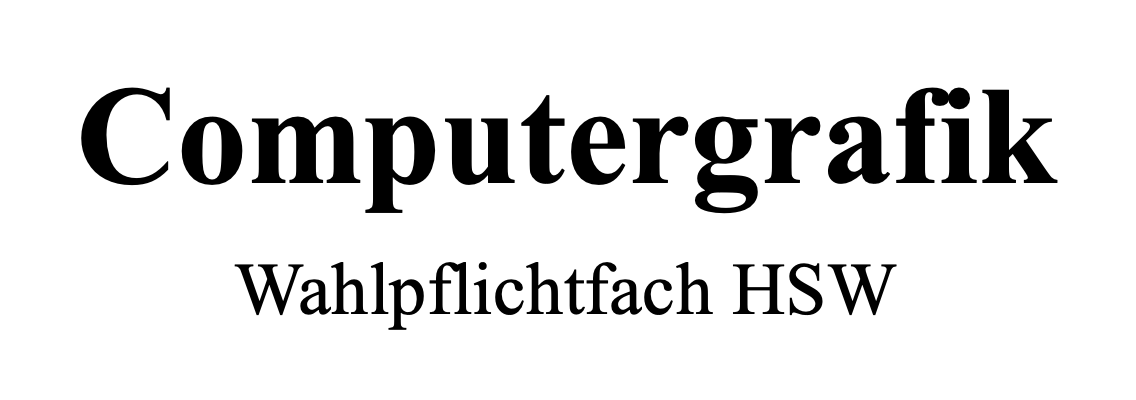
#> input picture u0-vorlesung-uebungen/example/schriftzug.png, 1136 x 400 px
$ python 07_morphologische_operationen.py
#> lines starting #> are read from the running program, lines starting #| are printed output that depends on the picture
import numpy as np
import cv2
import json
from matplotlib import pyplot as plt

image_src = cv2.imread('../example/schriftzug.png', 0)
#> image_src is the input picture: shape (400, 1136); min 0, max 255, mean 228.6
# WICHTIG: Morphologische Operationen in OpenCV immer mit Weiß als Vordergrund
image_src = cv2.bitwise_not(image_src)
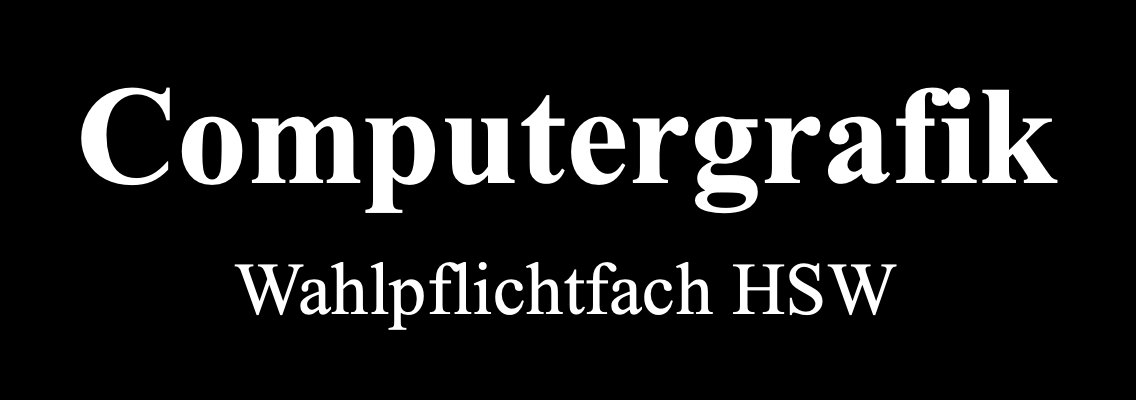
#> image_src: shape (400, 1136); min 0, max 255, mean 26.4
kernels = []

kernel_cross_3 = np.array([[0, 1, 0],
                           [1, 1, 1],
                           [0, 1, 0]], dtype="uint8")
kernels.append(['Elementarraute (3)', kernel_cross_3])

kernel_cross_5 = np.array([[0, 0, 1, 0, 0],
                           [0, 0, 1, 0, 0],
                           [1, 1, 1, 1, 1],
                           [0, 0, 1, 0, 0],
                           [0, 0, 1, 0, 0]], dtype="uint8")
kernels.append(['Elementarraute (5)', kernel_cross_5])

kernel_5 = np.array([[1, 1, 1, 1, 1],
                     [1, 1, 1, 1, 1],
                     [1, 1, 1, 1, 1],
                     [1, 1, 1, 1, 1],
                     [1, 1, 1, 1, 1]], dtype="uint8")
kernels.append(['Rechteck (5)', kernel_5])

kernel_schraeg = np.array([[0, 0, 1, 1, 1],
                          [0, 1, 1, 1, 0],
                          [1, 1, 1, 0, 0]], dtype="uint8")
kernels.append(['Schräges Element', kernel_schraeg])

images_eroded = []
images_dilated = []
for i in range(len(kernels)):
    images_eroded.append(cv2.erode(image_src, kernels[i][1]))
    images_dilated.append(cv2.dilate(image_src, kernels[i][1]))
#> after the loop, images_dilated = 4 items; images_eroded = 4 items

cols = ['Original', 'Dilation', 'Erosion']
rows = ['{}'.format(k[0]) for k in kernels]

fig, axes = plt.subplots(nrows=len(rows), ncols=len(cols), figsize=(12, 8))

for ax, col in zip(axes[0], cols):
    ax.set_title(col)

for ax, row in zip(axes[:, 0], rows):
    ax.set_ylabel(row, rotation=0, size='large')

for ax, row in zip(axes[:, 0], rows):
    ax.imshow(image_src, cmap='gray')

for i, ax in enumerate(axes[:, 1]):
    ax.imshow(images_dilated[i], cmap='gray')

for i, ax in enumerate(axes[:, 2]):
    ax.imshow(images_eroded[i], cmap='gray')


fig.tight_layout()
plt.show()
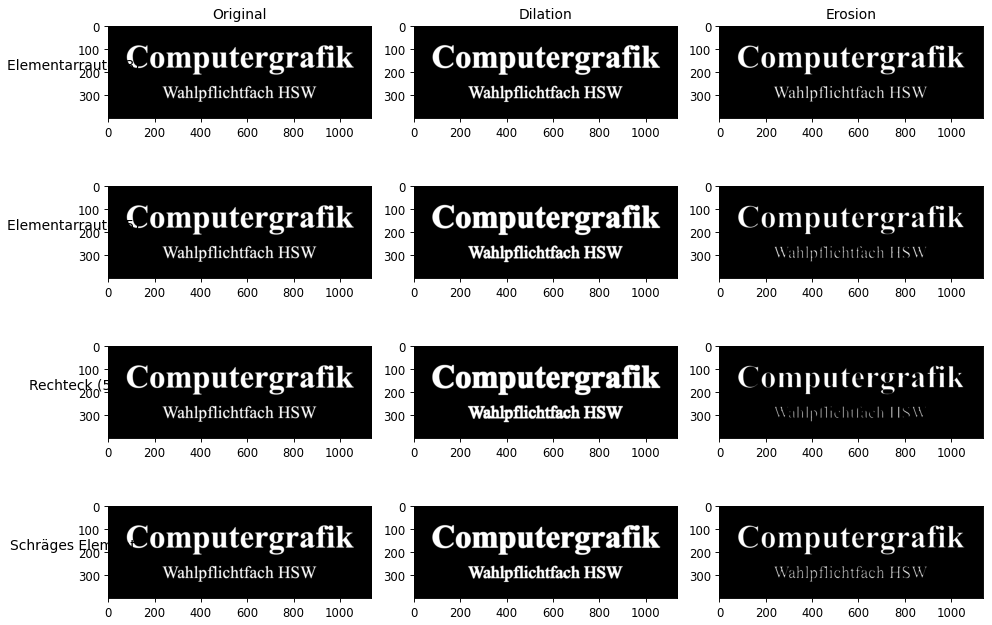
#> figure drawn by matplotlib, 12 panels
